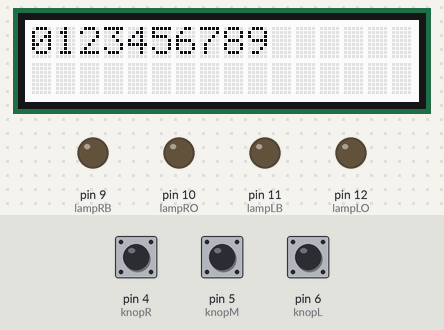
Simulated run of this sketch. Board: Arduino Uno, built with avr-gcc and run on an emulated ATmega328P. Shown: 16×2 character LCD, output pins drawn as LEDs (lit = HIGH). The inputs (shaded band) are chosen by the test bench; at power-on: pin 4 (knopR) LOW, pin 5 (knopM) LOW, pin 6 (knopL) LOW.

Above: at 1.2 s.
1.3 s: pin 4 (knopR) pulled HIGH for 0.15 s
At 2.5 s:
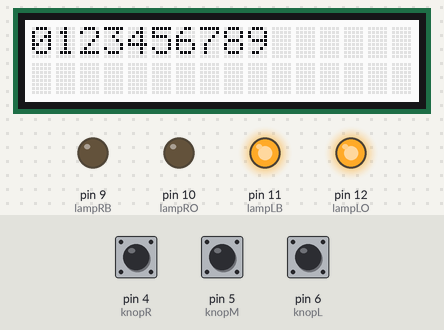
2.9 s: pin 5 (knopM) pulled HIGH for 0.15 s
At 4.1 s:
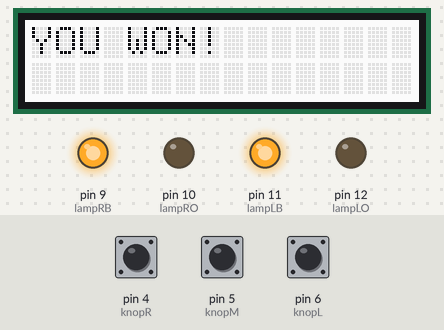
Timing chart, 0 to 5.9 s (numbered marks = the images above; inputs shaded):
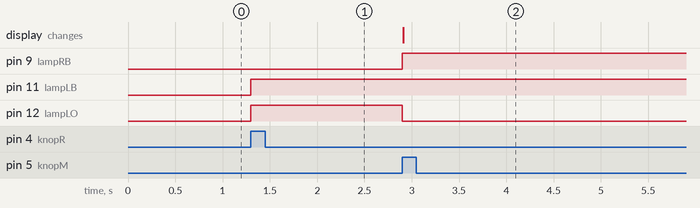

The sketch:

LampGame_3.0.ino
```cpp
#include <Wire.h>
#include "rgb_lcd.h"

rgb_lcd lcd;

const int UIT = 0;
const int IN = 1;

const int START = 0;
const int SPELEN = 1;
const int KLAAR = 2;

const int INACTIEF = 0;
const int ACTIEF = 1;

const int getoggled = 0;
const int ongetoggled = 1;


int knopLState;
int knopMState;
int knopRState;

int gameState;
int lampState;
int toggleState;

int knopL = 6;
int knopM = 5;
int knopR = 4;

int lampLB = 11;
int lampRB = 9;
int lampLO = 12;
int lampRO = 10;


void setup()
{

Serial.begin(9600);

  lcd.begin(16, 2);
  // set the cursor to (0,0):
    lcd.setCursor(0, 0);
    // print from 0 to 9:
    for (int thisChar = 0; thisChar < 10; thisChar++)
    {
        lcd.print(thisChar);
    }

  knopLState = UIT;
  knopMState = UIT;
  knopRState = UIT;

  gameState = SPELEN;
  lampState = INACTIEF;
  toggleState = ongetoggled;

  pinMode(knopL, INPUT);
  pinMode(knopM, INPUT);
  pinMode(knopR, INPUT);

  pinMode(lampLB, OUTPUT);
  pinMode(lampRB, OUTPUT);
  pinMode(lampLO, OUTPUT);
  pinMode(lampRO, OUTPUT);
}


void loop()
{
  if (gameState == SPELEN)
  {
    if (knopLState == UIT)
    {
      if (digitalRead(knopL) == HIGH && toggleState == ongetoggled)
      {
        knopLState = IN;
        lampState = ACTIEF;
      }
    }

    if (knopLState == IN)
    {
      if (digitalRead(knopL) == LOW)
      {
        knopLState = UIT;
        toggleState = ongetoggled;
      }
    }


    if (knopMState == UIT)
    {
      if (digitalRead(knopM) == HIGH && toggleState == ongetoggled)
      {
        knopMState = IN;
        lampState = ACTIEF;
      }
    }

    if (knopMState == IN)
    {
      if (digitalRead(knopM) == LOW)
      {
        knopMState = UIT;
        toggleState = ongetoggled;
      }
    }


    if (knopRState == UIT)
    {
      if (digitalRead(knopR) == HIGH && toggleState == ongetoggled)
      {
        knopRState = IN;
        lampState = ACTIEF;
      }
    }

    if (knopRState == IN)
    {
      if (digitalRead(knopR) == LOW)
      {
        knopRState = UIT;
        toggleState = ongetoggled;
      }
    }


    if (knopLState == IN)
    {
      if (lampState == ACTIEF)
      {
        if (digitalRead(lampLB) == LOW)
        {
          digitalWrite(lampLB, HIGH);
        }
        else if (digitalRead(lampLB) == HIGH)
        {
          digitalWrite(lampLB, LOW);
        }

        if (digitalRead(lampRO) == LOW)
        {
          digitalWrite(lampRO, HIGH);
        }
        else if (digitalRead(lampRO) == HIGH)
        {
          digitalWrite(lampRO, LOW);
        }
        lampState = INACTIEF;
        toggleState = getoggled;
      }
    }


    // Togglet lamp RB & lamp LO
    if (knopMState == IN)
    {
      if (lampState == ACTIEF)
      {
        if (digitalRead(lampRB) == LOW)
        {
          digitalWrite(lampRB, HIGH);
        }
        else if (digitalRead(lampRB) == HIGH)
        {
          digitalWrite(lampRB, LOW);
        }

        if (digitalRead(lampLO) == LOW)
        {
          digitalWrite(lampLO, HIGH);
        }
        else if (digitalRead(lampLO) == HIGH)
        {
          digitalWrite(lampLO, LOW);
        }

        lampState = INACTIEF;
        toggleState = getoggled;
      }
    }


    if (knopRState == IN)
    {
      if (lampState == ACTIEF)
      {
        if (digitalRead(lampLB) == LOW)
        {
          digitalWrite(lampLB, HIGH);
        }
        else if (digitalRead(lampLB) == HIGH)
        {
          digitalWrite(lampLB, LOW);
        }

        if (digitalRead(lampLO) == LOW)
        {
          digitalWrite(lampLO, HIGH);
        }
        else if (digitalRead(lampLO) == HIGH)
        {
          digitalWrite(lampLO, LOW);
        }

        lampState = INACTIEF;
        toggleState = getoggled;
      }
    }


    if (digitalRead(lampLB) == HIGH && digitalRead(lampRB) == HIGH && digitalRead(lampLO) == LOW && digitalRead(lampRO) == LOW)
    {
      lcd.clear();
      gameState = KLAAR;
    }
  }


  if (gameState == KLAAR)
  {
    lcd.setCursor(0, 0);
    lcd.print("YOU WON!");
  }
}
```

Measured:
- after the input at 1.3 s, pin 11 (lampLB), pin 12 (lampLO): LOW → HIGH at once
- after the input at 2.9 s, pin 9 (lampRB): LOW → HIGH at once; pin 12 (lampLO): HIGH → LOW at once; the display: changes at once (image 2)
